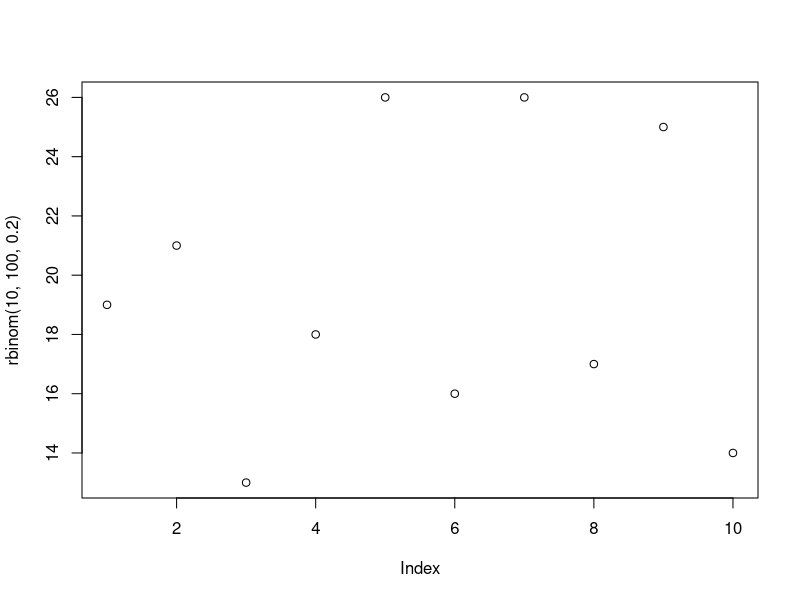

The R script that drew this image:
## ---- chunk 1
plot(rbinom(10, 100, .2))
